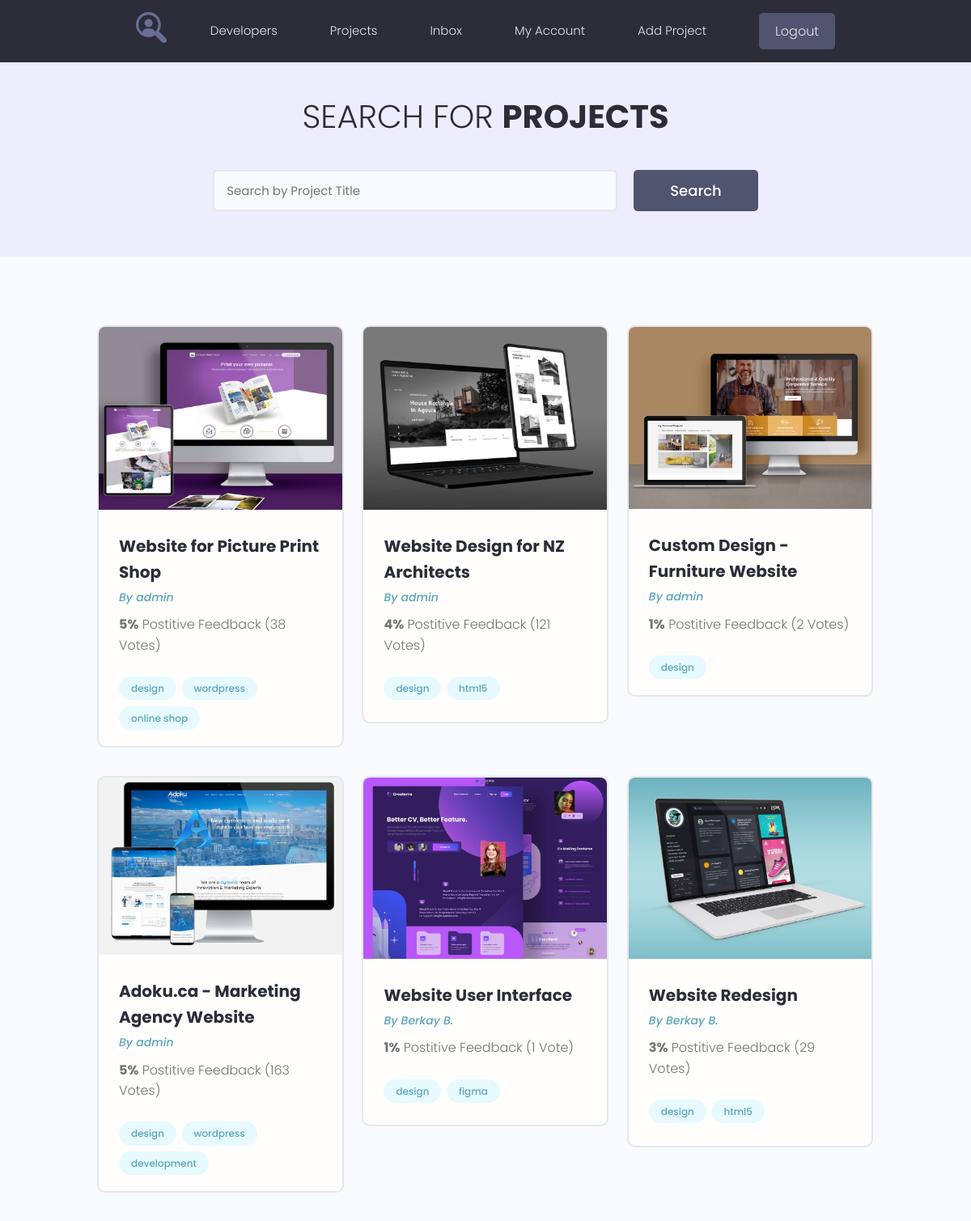
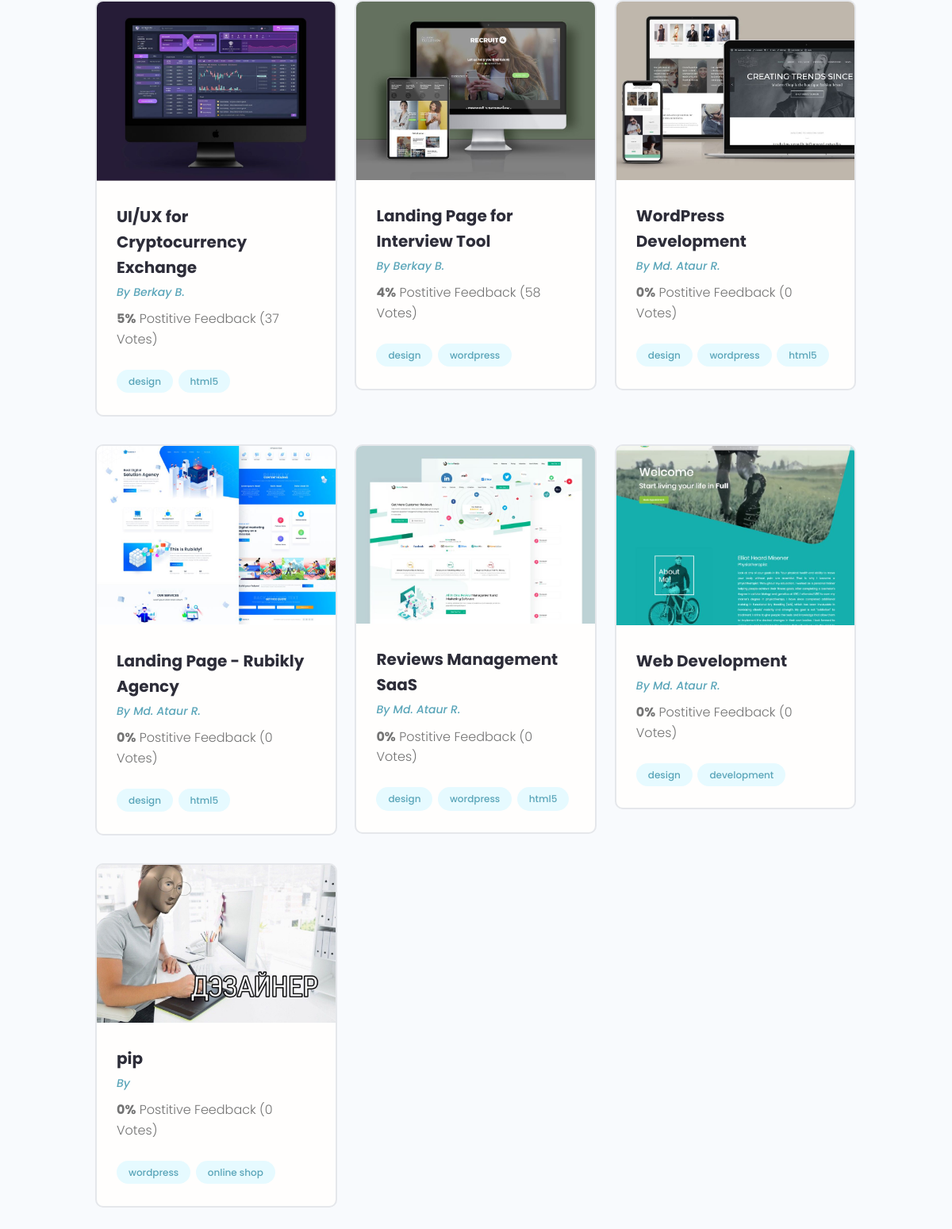
Page /projects/ (signed in) on the committed database (2 pictures, top to bottom).
### projects/models.py (models this page shows, shortened)
class Project(models.Model):
    owner = models.ForeignKey(Profile, on_delete=models.SET_NULL, blank=True, null=True)
    title = models.CharField(max_length=200)
    description = models.TextField(null=True, blank=True)
    featured_image = models.ImageField(null=True, blank=True, upload_to="projects/%Y/%m/%d", default='default.jpg')
    demo_link = models.CharField(max_length=2000, null=True, blank=True)
    source_link = models.CharField(max_length=2000, null=True, blank=True)
    tags = models.ManyToManyField('Tag', blank=True)
    vote_total = models.IntegerField(default=0, null=True, blank=True)
    vote_ratio = models.IntegerField(default=0, null=True, blank=True)
    created = models.DateTimeField(auto_now_add=True)

class Tag(models.Model):
    name = models.CharField(max_length=200)
    created = models.DateTimeField(auto_now_add=True)
    def __str__(self):
        return self.name

### users/models.py (models this page shows, shortened)
class Profile(models.Model):
    user = models.OneToOneField(User, on_delete=models.CASCADE, blank=True, null=True)
    name = models.CharField(max_length=200, blank=True, null=True)
    email = models.EmailField(max_length=500, blank=True, null=True)
    username = models.CharField(max_length=200, blank=True, null=True)
    short_info = models.CharField(max_length=200, blank=True, null=True)
    bio = models.TextField(blank=True, null=True)
    profile_image = models.ImageField(upload_to='profiles/', blank=True, null=True, default='profiles/user-default.png')
    social_github = models.CharField(max_length=200, blank=True, null=True)
    social_youtube = models.CharField(max_length=200, blank=True, null=True)
    social_website = models.CharField(max_length=200, blank=True, null=True)
    created = models.DateTimeField(auto_now_add=True)

### projects/views.py (the view)
# urls.py: path('projects/', include('projects.urls')),
def projects(request):
    pr = Project.objects.all()
    context = {'projects': pr}
    return render(request, 'projects/projects.html', context)

### projects/templates/projects/projects.html (shortened to what this page needs)
{% extends 'projects/base.html' %}
{% block content %}
  <main class="projects">
    <section class="hero-section text-center">
      <div class="container container--narrow">
        <div class="hero-section__box">
          <h2>Search for <span>Projects</span></h2>
        </div>
        <div class="hero-section__search">
          <form class="form" action="#" method="get">
            <div class="form__field">
              <input class="input input--text" id="formInput#search" type="text" name="text"
                placeholder="Search by Project Title" />
            </div>
            <input class="btn btn--sub btn--lg" type="submit" value="Search" />
          </form>
        </div>
      </div>
    </section>
    <section class="projectsList">
      <div class="container">
        <div class="grid grid--three">
          {% for project in projects %}
          <div class="column">
            <div class="card project">
              <a href="{% url 'project' project.id %}" class="project">
                <img class="project__thumbnail" src="{{ project.featured_image.url }}" alt="project thumbnail" />
                <div class="card__body">
                  <h3 class="project__title">{{project.title}}</h3>
                  <p><a class="project__author" href="{% url 'user_profile' project.owner.id %}">By {{ project.owner.name }}</a></p>
                  <p class="project--rating">
                    <span style="font-weight: bold;">{{ project.vote_ratio }}%</span> Postitive
                    Feedback ({{ project.vote_total }} Vote{{ project.vote_total| pluralize:'s' }})
                  </p>
                  <div class="project__tags">
                    {% for tag in project.tags.all %}
                    <span class="tag tag--pill tag--main">
                      <small>{{ tag }}</small>
                    </span>
                    {% endfor %}
                  </div>
                </div>
              </a>
            </div>
          </div>
          {% endfor %}
        </div>
      </div>
    </section>
  </main>
{% endblock %}

### projects/static/styles/app.css (style rules this page uses)
:root { --color-sub: #2d2d39; }
.btn--sub { background-color: var(--color-sub-light); }
.card { border: 2px solid var(--color-light); }
img { width: 100%; }
.hero-section { height: 40vh; display: flex; align-items: center; background-color: var(--color-sub); }
.hero-section__box { margin-bottom: 4rem; }
.hero-section__box > h2, .hero-section__box > h2 > span { font-size: 4rem; color: var(--color-light); line-height: 1.3; text-transform: uppercase; }
.hero-section__box > h2 { font-weight: 300; }
.hero-section__box > h2 > span { font-weight: 700; }
.hero-section__search > .form { display: flex; align-items: center; justify-content: center; gap: 2rem; }
.hero-section__search > .form input.input--text { width: 50rem; }
.project__author { font-size: 1.4rem; font-style: italic; }
.project--rating { margin-bottom: 1.6em; margin-top: .5em; }
.projects > .hero-section { background: var(--color-sub-lighter); height: 30vh; }
.projects .hero-section__box { margin-bottom: 2.5rem; }
.projects .hero-section__box > h2 { color: var(--color-sub); }
.projects .hero-section__box > h2 > span { font-weight: 700; color: var(--color-sub); }
.projectsList { margin-top: 8rem; }
.project__thumbnail { object-fit: cover; object-position: top center; width: 100%; }
.project__title { font-size: 2rem; font-weight: 700; color: var(--color-sub); }

### projects/static/uikit/styles/modules/_variables.css (style rules this page uses)
:root { --color-main: #5aa5b9; --color-main-light: #e6faff; --color-sub: #3f4156; --color-sub-light: #51546e; --color-sub-lighter: #ededfd; --color-text: #737373; --color-gray: #8b8b8b; --color-light: #e5e7eb; --color-light-gray: #767676; --color-bg: #f8fafd; --color-white: #fffefd; --color-white-light: #f3f3f3; --color-success: #359e64; --color-success-bg: #def8e8; --color-error: #fc4b0b; --color-error-bg: #fff2ee; --font-base: 'Poppins', arial, helvetica, 'Segoe UI', roboto, ubuntu, sans-serif; --font-monospace: 'Fira Code', 'Courier New', courier, monospace; --font-regular: 300; --font-medium: 500; --font-bold: 700; --generic-shadow: 1px 1px 5px #00000010; --generic-transition: all 0.3s ease-in-out; }

### projects/static/uikit/styles/modules/_base.css (style rules this page uses)
* { margin: 0; padding: 0; box-sizing: border-box; text-rendering: optimizeLegibility; color: inherit; font-size: inherit; }
html { font-size: 50%; }
@media only screen and (min-width: 480px) { html { font-size: 56.25%; } }
@media only screen and (min-width: 1200px) { html { font-size: 62.5%; } }
body { line-height: 1.6; font-weight: 400; font-size: 1.5rem; color: var(--color-text); background-color: var(--color-bg); min-height: 100vh; }

### projects/static/uikit/styles/modules/_typography.css (style rules this page uses)
* { font-family: var(--font-base); }
h2 { font-size: 3.6rem; font-weight: var(--font-bold); }
h3 { font-size: 3.2rem; font-weight: var(--font-medium); }
p, span, strong { font-size: 1.6rem; color: var(--color-text); font-weight: var(--font-regular); }
a { padding-bottom: 2px; text-decoration: none; display: inline-block; color: var(--color-main); font-weight: var(--font-medium); }

### projects/static/uikit/styles/modules/_utilities.css (style rules this page uses)
.container { width: 92%; max-width: 165rem; margin: 0 auto; box-sizing: border-box; }
.container--narrow { width: 92%; max-width: 120rem; }
@media screen and (min-width: 1000px) { .container { width: 90%; } }
@media screen and (min-width: 1000px) { .container--narrow { width: 85%; } }
@media screen and (min-width: 1200px) { .container { width: 80%; } }
@media screen and (min-width: 1200px) { .container--narrow { width: 72%; } }
.text-center { text-align: center; }

### projects/static/uikit/styles/modules/_button.css (style rules this page uses)
.btn { display: inline-block; position: relative; cursor: pointer; background-color: var(--color-light); font-weight: var(--font-medium); color: var(--color-sub); text-decoration: none; padding: 1rem 2rem; border-radius: 0.5rem; border: none; width: -webkit-fit-content; width: -moz-fit-content; width: fit-content; height: -webkit-fit-content; height: -moz-fit-content; height: fit-content; font-size: 1.6rem; outline-width: 0; outline-color: transparent; -webkit-backface-visibility: hidden; backface-visibility: hidden; transition: all 0.3s ease-in-out; }
.btn--sub { background-color: var(--color-sub); color: var(--color-white); }
.btn--lg { font-size: 1.8rem; padding: 1.2rem 4.5rem; }

### projects/static/uikit/styles/modules/_card.css (style rules this page uses)
.card { border-radius: 1rem; background-color: var(--color-white); border: 1.5px solid var(--color-light); width: auto; height: auto; margin-top: 0.5rem; margin-bottom: 0.5rem; overflow: hidden; }
.card__body, .card__header { padding: 2rem 2.5rem; }

### rows in the picture
Project: featured_image (picture), title "Website for Picture Print Shop", owner.name "admin", vote_ratio "5", vote_total "38", vote_total|pluralize "s"
Tag: name "design"
Tag: name "wordpress"
Tag: name "online shop"
Project: featured_image (picture), title "Website Design for NZ Architects", owner.name "admin", vote_ratio "4", vote_total "121", vote_total|pluralize "s"
Tag: name "html5"
Project: featured_image (picture), title "Custom Design - Furniture Website", owner.name "admin", vote_ratio "1", vote_total "2", vote_total|pluralize "s"
Project: featured_image (picture), title "Adoku.ca - Marketing Agency Website", owner.name "admin", vote_ratio "5", vote_total "163", vote_total|pluralize "s"
Tag: name "development"
Project: featured_image (picture), title "Website User Interface", owner.name "Berkay B.", vote_ratio "1", vote_total "1"
Tag: name "figma"
Project: featured_image (picture), title "Website Redesign", owner.name "Berkay B.", vote_ratio "3", vote_total "29", vote_total|pluralize "s"
Project: featured_image (picture), title "UI/UX for Cryptocurrency Exchange", owner.name "Berkay B.", vote_ratio "5", vote_total "37", vote_total|pluralize "s"
Project: featured_image (picture), title "Landing Page for Interview Tool", owner.name "Berkay B.", vote_ratio "4", vote_total "58", vote_total|pluralize "s"
Project: featured_image (picture), title "WordPress Development", owner.name "Md. Ataur R.", vote_ratio "0", vote_total "0", vote_total|pluralize "s"
Project: featured_image (picture), title "Landing Page - Rubikly Agency", owner.name "Md. Ataur R.", vote_ratio "0", vote_total "0", vote_total|pluralize "s"
Project: featured_image (picture), title "Reviews Management SaaS", owner.name "Md. Ataur R.", vote_ratio "0", vote_total "0", vote_total|pluralize "s"
Project: featured_image (picture), title "Web Development", owner.name "Md. Ataur R.", vote_ratio "0", vote_total "0", vote_total|pluralize "s"
Project: featured_image (picture), title "pip", vote_ratio "0", vote_total "0", vote_total|pluralize "s"
